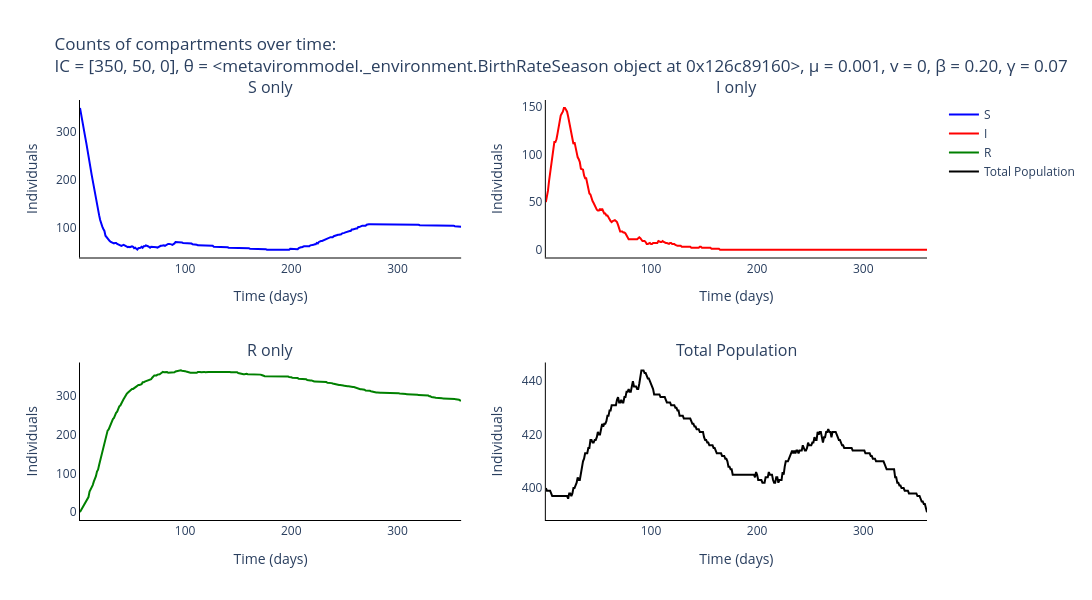

Here is the notebook cell this chart was saved with:
### Markdown cell above
### Plot output of Gillespie for the different compartments

### Code cell
# Trace names - represent the type of individuals for the simulation
trace_name = ['{}'.format(s) for s in compartments]

# Names of panels
panels = ['{} only'.format(s) for s in compartments] + ['Total Population']

fig = go.Figure()
fig = make_subplots(rows=int(np.ceil(len(panels)/2)), cols=2, subplot_titles=tuple('{}'.format(p) for p in panels))

# Add traces to the separate counts panels
for s, spec in enumerate(compartments):
    fig.add_trace(
        go.Scatter(
            y=np.mean(output_algorithm[:, :, s], axis=0).tolist(),
            x=times,
            mode='lines',
            name=trace_name[s],
            line_color=colours[s]
        ),
        row= int(np.floor(s / 2)) + 1,
        col= s % 2 + 1
    )

fig.add_trace(
    go.Scatter(
        y=np.mean(np.sum(output_algorithm, axis=2), axis=0).tolist(),
        x=times,
        mode='lines',
        name='Total Population',
        line_color='black'
    ),
    row= 2,
    col= 2
)

# Add axis labels
fig.update_layout(
    title='Counts of compartments over time:<br>IC = {}, θ = {}, μ = {}, v = {}, β = {:.2f}, γ = {:.2f}'.format(parameters[0:3], parameters[3], parameters[4], parameters[5], parameters[6], parameters[7]),
    width=1100, 
    height=600,
    plot_bgcolor='white',
    xaxis=dict(
        linecolor='black',
        title = 'Time (days)'
        ),
    yaxis=dict(
        linecolor='black',
        title = 'Individuals'),
    xaxis2=dict(
        linecolor='black',
        title = 'Time (days)'
        ),
    yaxis2=dict(
        linecolor='black',
        title = 'Individuals'),
    xaxis3=dict(
        linecolor='black',
        title = 'Time (days)'
        ),
    yaxis3=dict(
        linecolor='black',
        title = 'Individuals'),
    xaxis4=dict(
        linecolor='black',
        title = 'Time (days)'
        ),
    yaxis4=dict(
        linecolor='black',
        title = 'Individuals')
    #legend=dict(
    #    orientation="h",
    #    yanchor="bottom",
    #    y=1.02,
    #    xanchor="right",
    #    x=1
    #)
    )

fig.write_image('images/Multiple-pulses-Optimal-sampling-gillespie.pdf')
fig.show()

### Figure 1 — Plotly figure (JSON) as saved in the notebook; plotly's stock layout.template omitted (floating-point values rounded to 4 significant figures; data arrays with more than 128 entries replaced by an {"elided": "..."} marker saying what was removed)
{"data": [{"line": {"color": "blue"}, "mode": "lines", "name": "S", "type": "scatter", "x": {"elided": "360 int values"}, "xaxis": "x", "y": {"elided": "360 int values"}, "yaxis": "y"}, {"line": {"color": "red"}, "mode": "lines", "name": "I", "type": "scatter", "x": {"elided": "360 int values"}, "xaxis": "x2", "y": {"elided": "360 int values"}, "yaxis": "y2"}, {"line": {"color": "green"}, "mode": "lines", "name": "R", "type": "scatter", "x": {"elided": "360 int values"}, "xaxis": "x3", "y": {"elided": "360 int values"}, "yaxis": "y3"}, {"line": {"color": "black"}, "mode": "lines", "name": "Total Population", "type": "scatter", "x": {"elided": "360 int values"}, "xaxis": "x4", "y": {"elided": "360 int values"}, "yaxis": "y4"}], "layout": {"annotations": [{"font": {"size": 16}, "showarrow": false, "text": "S only", "x": 0.225, "xanchor": "center", "xref": "paper", "y": 1, "yanchor": "bottom", "yref": "paper"}, {"font": {"size": 16}, "showarrow": false, "text": "I only", "x": 0.775, "xanchor": "center", "xref": "paper", "y": 1, "yanchor": "bottom", "yref": "paper"}, {"font": {"size": 16}, "showarrow": false, "text": "R only", "x": 0.225, "xanchor": "center", "xref": "paper", "y": 0.375, "yanchor": "bottom", "yref": "paper"}, {"font": {"size": 16}, "showarrow": false, "text": "Total Population", "x": 0.775, "xanchor": "center", "xref": "paper", "y": 0.375, "yanchor": "bottom", "yref": "paper"}], "height": 600, "plot_bgcolor": "white", "title": {"text": "Counts of compartments over time:<br>IC = [350, 50, 0], θ = <metavirommodel._environment.BirthRateSeason object at 0x126c89160>, μ = 0.001, v = 0, β = 0.20, γ = 0.07"}, "width": 1100, "xaxis": {"anchor": "y", "domain": [0, 0.45], "linecolor": "black", "title": {"text": "Time (days)"}}, "xaxis2": {"anchor": "y2", "domain": [0.55, 1], "linecolor": "black", "title": {"text": "Time (days)"}}, "xaxis3": {"anchor": "y3", "domain": [0, 0.45], "linecolor": "black", "title": {"text": "Time (days)"}}, "xaxis4": {"anchor": "y4", "domain": [0.55, 1], "linecolor": "black", "title": {"text": "Time (days)"}}, "yaxis": {"anchor": "x", "domain": [0.625, 1], "linecolor": "black", "title": {"text": "Individuals"}}, "yaxis2": {"anchor": "x2", "domain": [0.625, 1], "linecolor": "black", "title": {"text": "Individuals"}}, "yaxis3": {"anchor": "x3", "domain": [0, 0.375], "linecolor": "black", "title": {"text": "Individuals"}}, "yaxis4": {"anchor": "x4", "domain": [0, 0.375], "linecolor": "black", "title": {"text": "Individuals"}}}}
